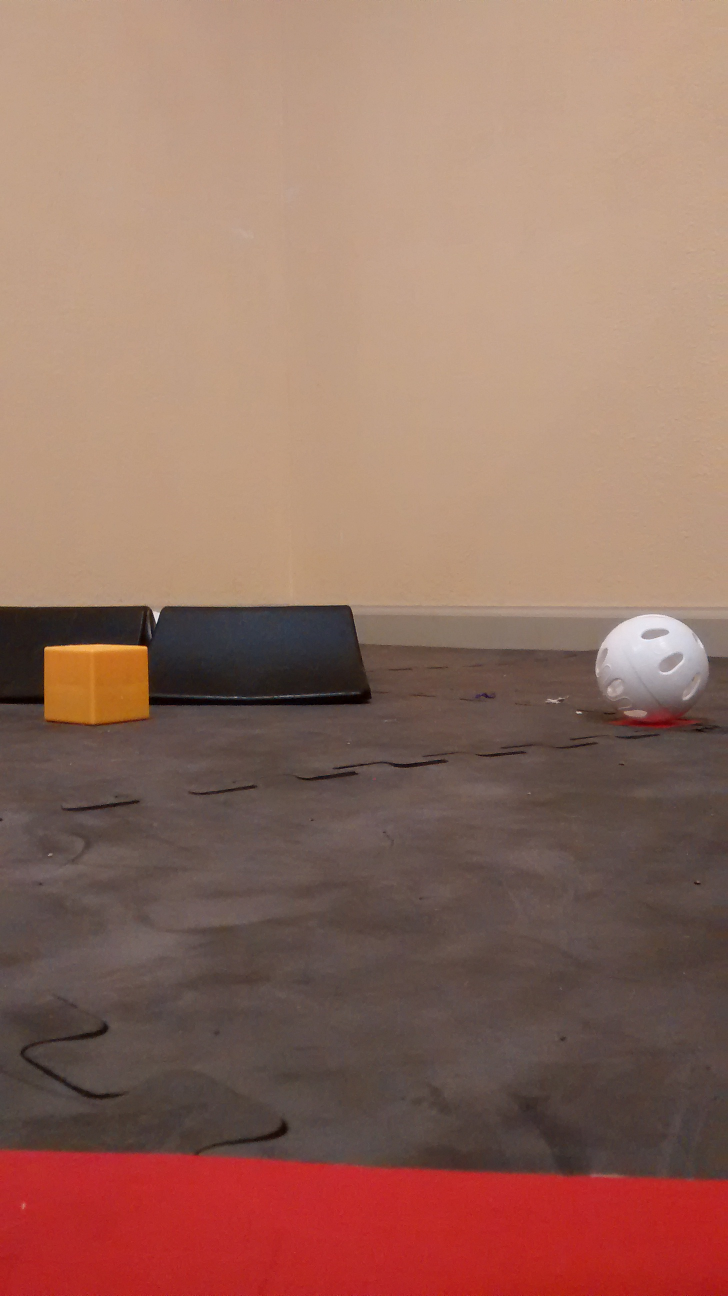
#> input picture images/GoldC1.jpg, 1456 x 2592 px, found by its file name (shown at 1/2 size)
$ python SilverTest.py
#> lines starting #> are read from the running program, lines starting #| are printed output that depends on the picture; after the words box and inside, x2 and y2 are one past the last pixel; in counts of white or black regions, pixels touching at a corner belong together
#!/usr/bin/env python3
# -*- coding: utf-8 -*-
"""
Created on Fri Oct 12 19:40:59 2018

@author: amelie
"""

import numpy as np
import cv2
from matplotlib import pyplot as plt

#gets image
SilverC = cv2.imread('/Users/amelie/PythonRoverRuckus/images/GoldC1.jpg')
#> SilverC is the input picture: shape (2592, 1456, 3); mean B, G, R 96.9, 110.8, 148.5
#gets height, width and depth of pic
height, width, depth = SilverC.shape
#> height = 2592; width = 1456; depth = 3
#resizes image to have less pixels
imagescale = 400/width
#> imagescale = 0.275
newheight, newwidth = int(height*imagescale), int(width*imagescale)
#> newheight = 712; newwidth = 400
newSilverC = cv2.resize(SilverC, (newwidth, newheight))
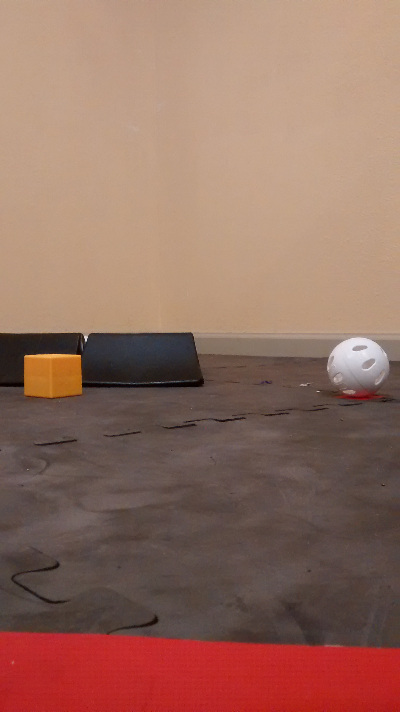
#> newSilverC: shape (712, 400, 3); mean B, G, R 96.8, 110.7, 148.4
#plotting resized image and converting to RGB
plt.imshow(cv2.cvtColor(newSilverC, cv2.COLOR_BGR2RGB))
#defining gold in rgb colorspace. got this by inspecting the previous plot
silver = np.uint8([[[180, 15, 200]]])
#convert color to hsv
silver_hsv = cv2.cvtColor(silver, cv2.COLOR_RGB2HSV)
#convert image to hsv
newSilverCHSV = cv2.cvtColor(newSilverC, cv2.COLOR_BGR2HSV)
#> newSilverCHSV: shape (712, 400, 3); mean H, S, V 16.1, 83.7, 148.5
plt.subplot(221),plt.imshow(cv2.cvtColor(newSilverC, cv2.COLOR_BGR2RGB))
plt.subplot(222), plt.imshow(newSilverCHSV)

    # define range of gold color in HSV
    #picked numbers around the gold_hsv
lower_silver = np.array([0,0,130])
upper_silver = np.array([255,50,255])

# Threshold the HSV image to get only gold colors
mask = cv2.inRange(newSilverCHSV, lower_silver, upper_silver)
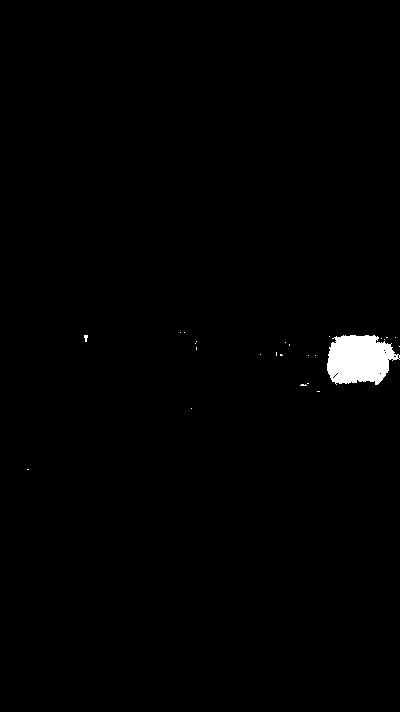
#> mask: shape (712, 400); 0.98% white; 25 white regions (23 under 20 px), largest, box (x1, y1, x2, y2) and area: (327, 335, 400, 385) 2725, (84, 335, 88, 342) 20
plt.subplot(223), plt.imshow(mask , cmap = 'gray')

    # Bitwise-AND mask and original image
    #mask is black and white
    #bitwise_and puts the image behind the mask
    #in comp, we just need the black/white mask
res = cv2.bitwise_and(newSilverC,newSilverC, mask= mask)
plt.imshow(cv2.cvtColor(res, cv2.COLOR_HSV2RGB))

#plt.imshow(mask, cmap ="gray" , interpolation = "nearest")
plt.imshow(cv2.cvtColor(res, cv2.COLOR_BGR2RGB))


M = cv2.moments(mask)
#> M = moments, m00 712215, centre m10/m00, m01/m00 = (355.5, 359)
#Finds the center of the cube
cX = int(M["m10"] / M["m00"])
#> cX = 355
cY = int(M["m01"] / M["m00"])
#> cY = 358
#finds the edges
#edges = cv2.Canny(mask, 100, 200)
#plt.imshow(edges, cmap = 'gray')


kernel = np.ones((5,5), np.uint8)
erosion = cv2.erode(mask,kernel, iterations=1)
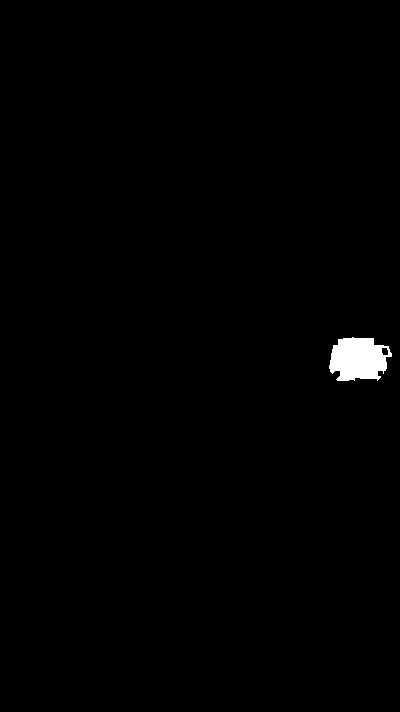
#> erosion: shape (712, 400); 0.72% white; 1 white region, box (x1, y1, x2, y2) and area: (329, 337, 392, 381) 2059
dilation = cv2.dilate(erosion,kernel,iterations =1)
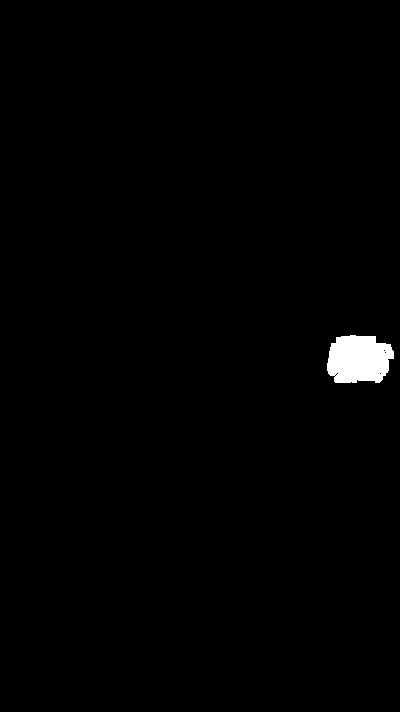
#> dilation: shape (712, 400); 0.92% white; 1 white region, box (x1, y1, x2, y2) and area: (327, 335, 394, 383) 2607
dilation1 = cv2.dilate(dilation,kernel,iterations =1)
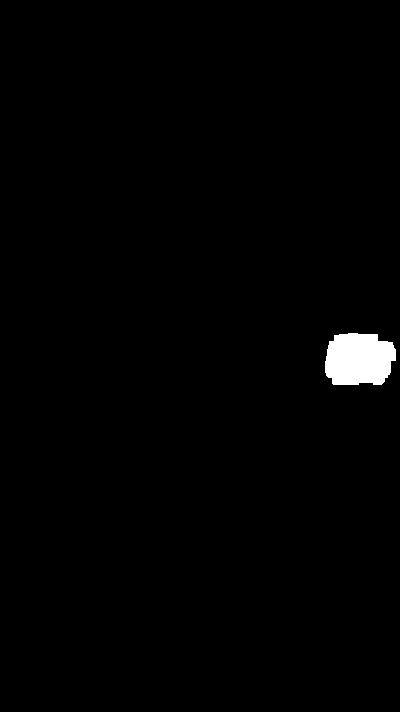
#> dilation1: shape (712, 400); 1.1% white; 1 white region, box (x1, y1, x2, y2) and area: (325, 333, 396, 385) 3101
erosion2 = cv2.erode(dilation1,kernel,iterations=1)
#> erosion2: shape (712, 400); 0.92% white; 1 white region, box (x1, y1, x2, y2) and area: (327, 335, 394, 383) 2617
#plt.imshow(erosion, cmap = 'gray')
#plt.subplot(221), plt.imshow(mask , cmap = 'gray')
plt.subplot(222), plt.imshow(erosion2 , cmap = 'gray')
#plt.subplot(223), plt.imshow(erosion , cmap = 'gray')
#plt.subplot(224), plt.imshow(mask , cmap = 'gray')
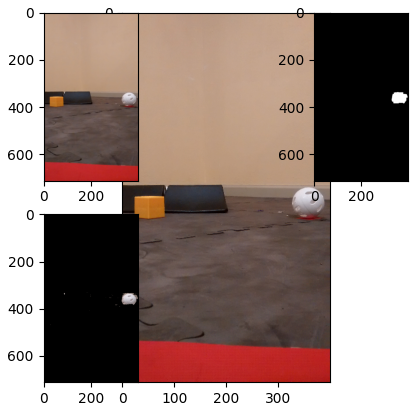
#> figure drawn by matplotlib, 4 panels

$ run again, with images/2SilversFlash2.jpg copied over images/GoldC1.jpg
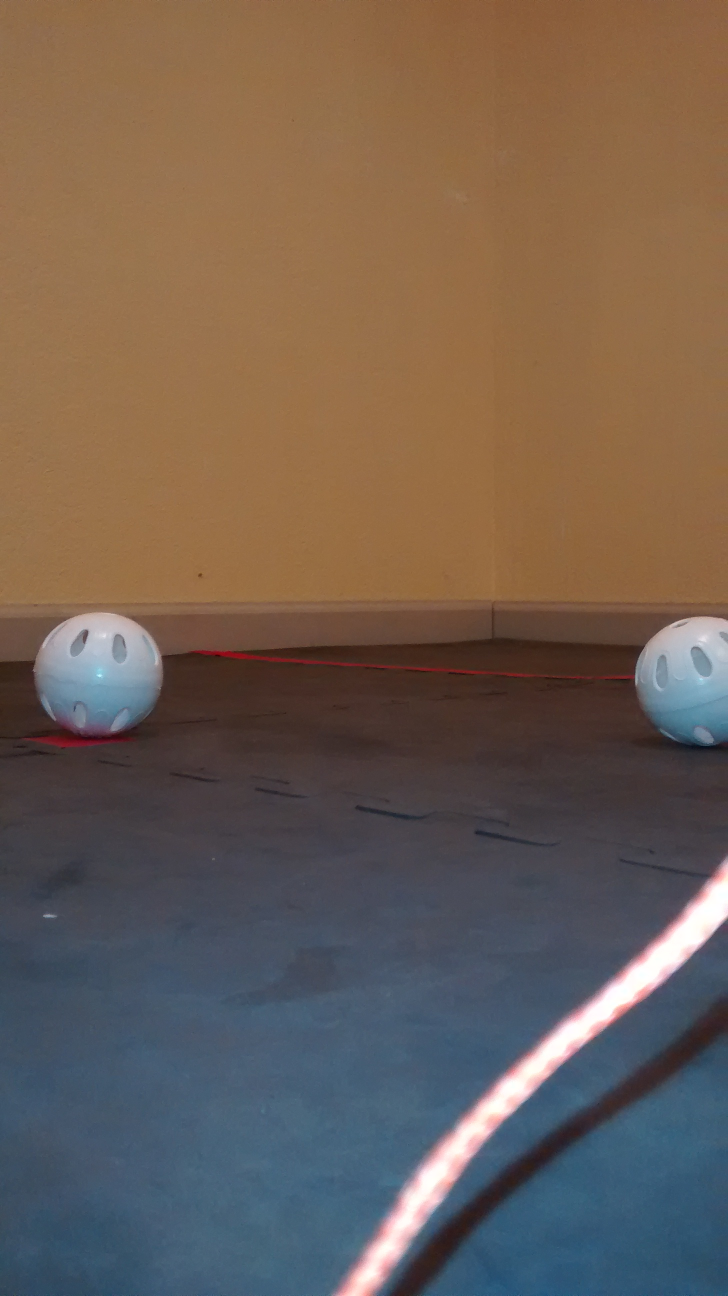
#> input picture images/2SilversFlash2.jpg, 1456 x 2592 px, found by its file name (shown at 1/2 size)
#> SilverC is the input picture: shape (2592, 1456, 3); mean B, G, R 83.4, 94.9, 110.8
#> newSilverCHSV: shape (712, 400, 3); mean H, S, V 56.1, 105.9, 123.5
#> `mask = cv2.inRange(newSilverCHSV, lower_silver, upper_silver)`:
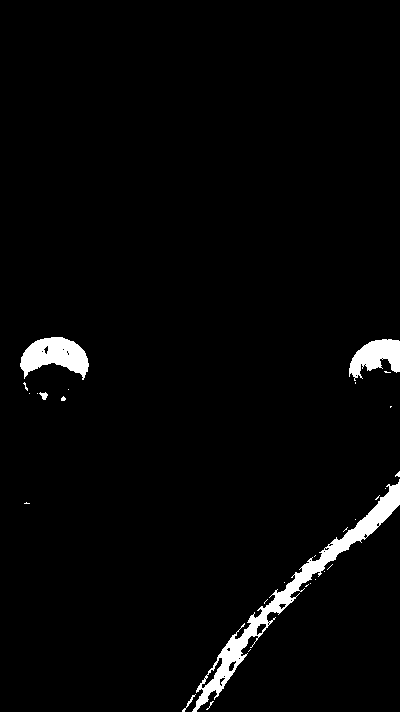
#> mask: shape (712, 400); 2.7% white; 29 white regions (24 under 20 px), largest, box (x1, y1, x2, y2) and area: (192, 479, 400, 712) 4308, (20, 337, 89, 380) 1773, (349, 339, 400, 381) 1260, (182, 694, 196, 712) 44, (39, 392, 48, 400) 42
#> M = moments, m00 1927800, centre m10/m00, m01/m00 = (249.1, 494.7)
#> cX = 249
#> cY = 494
#> erosion: shape (712, 400); 1.4% white; 4 white regions (1 under 20 px), largest, box (x1, y1, x2, y2) and area: (198, 486, 400, 704) 1967, (23, 339, 86, 373) 1157, (351, 341, 400, 373) 846
#> dilation: shape (712, 400); 2.3% white; 4 white regions, box (x1, y1, x2, y2) and area: (196, 484, 400, 706) 3717, (21, 337, 88, 375) 1730, (349, 339, 400, 375) 1208, (42, 393, 47, 398) 25
#> dilation1: shape (712, 400); 3.3% white; 4 white regions, box (x1, y1, x2, y2) and area: (194, 482, 400, 708) 5443, (19, 335, 90, 377) 2229, (347, 337, 400, 377) 1580, (40, 391, 49, 400) 81
#> erosion2: shape (712, 400); 2.4% white; 4 white regions, box (x1, y1, x2, y2) and area: (196, 484, 400, 706) 3749, (21, 337, 88, 375) 1761, (349, 339, 400, 375) 1212, (42, 393, 47, 398) 25
#> `#plt.subplot(224), plt.imshow(mask , cmap = 'gray')`:
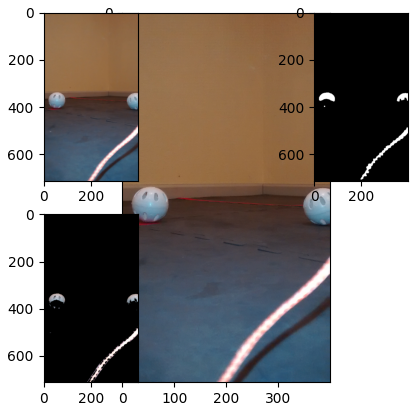
#> figure drawn by matplotlib, 4 panels
